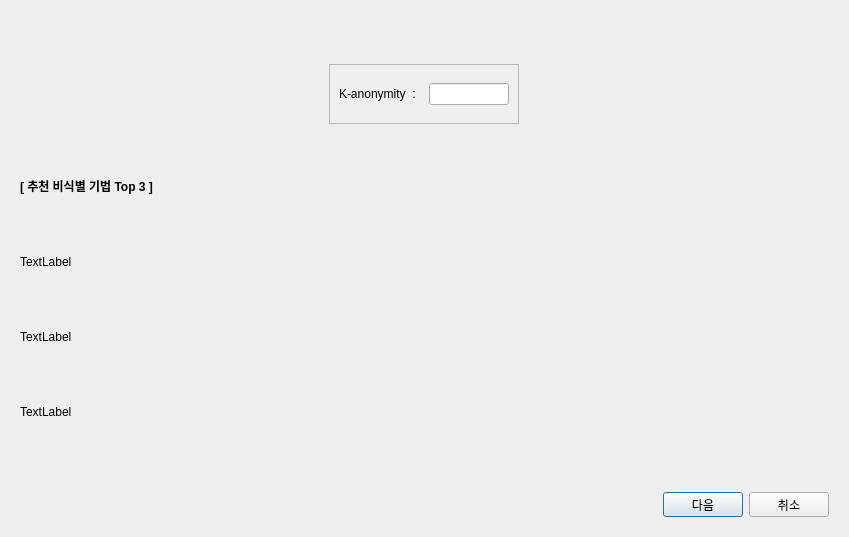
<?xml version="1.0" encoding="UTF-8"?>
<ui version="4.0">
 <class>Dialog</class>
 <widget class="QDialog" name="Dialog">
  <property name="geometry">
   <rect>
    <x>0</x>
    <y>0</y>
    <width>849</width>
    <height>537</height>
   </rect>
  </property>
  <property name="windowTitle">
   <string>Dialog</string>
  </property>
  <layout class="QGridLayout" name="gridLayout">
   <item row="0" column="0">
    <widget class="QStackedWidget" name="stackedWidget">
     <property name="maximumSize">
      <size>
       <width>100000</width>
       <height>8000</height>
      </size>
     </property>
     <property name="inputMethodHints">
      <set>Qt::ImhNone</set>
     </property>
     <property name="currentIndex">
      <number>0</number>
     </property>
     <widget class="QWidget" name="page">
      <layout class="QGridLayout" name="gridLayout_3">
       <item row="1" column="0" alignment="Qt::AlignHCenter">
        <widget class="QFrame" name="frame">
         <property name="sizePolicy">
          <sizepolicy hsizetype="Maximum" vsizetype="Maximum">
           <horstretch>0</horstretch>
           <verstretch>0</verstretch>
          </sizepolicy>
         </property>
         <property name="maximumSize">
          <size>
           <width>1000</width>
           <height>60</height>
          </size>
         </property>
         <property name="frameShape">
          <enum>QFrame::StyledPanel</enum>
         </property>
         <property name="frameShadow">
          <enum>QFrame::Raised</enum>
         </property>
         <layout class="QGridLayout" name="gridLayout_2">
          <item row="0" column="0">
           <widget class="QLabel" name="label">
            <property name="maximumSize">
             <size>
              <width>300</width>
              <height>30</height>
             </size>
            </property>
            <property name="text">
             <string>K-anonymity  :  </string>
            </property>
            <property name="margin">
             <number>10</number>
            </property>
           </widget>
          </item>
          <item row="0" column="1">
           <widget class="QLineEdit" name="lineEdit_k">
            <property name="maximumSize">
             <size>
              <width>80</width>
              <height>16777215</height>
             </size>
            </property>
           </widget>
          </item>
         </layout>
        </widget>
       </item>
       <item row="0" column="0">
        <layout class="QHBoxLayout" name="horizontalLayout_groupbox"/>
       </item>
       <item row="5" column="0">
        <widget class="QLabel" name="label_4">
         <property name="maximumSize">
          <size>
           <width>1000</width>
           <height>25</height>
          </size>
         </property>
         <property name="text">
          <string>TextLabel</string>
         </property>
        </widget>
       </item>
       <item row="3" column="0">
        <widget class="QLabel" name="label_2">
         <property name="maximumSize">
          <size>
           <width>1000</width>
           <height>25</height>
          </size>
         </property>
         <property name="text">
          <string>TextLabel</string>
         </property>
        </widget>
       </item>
       <item row="4" column="0">
        <widget class="QLabel" name="label_3">
         <property name="maximumSize">
          <size>
           <width>1000</width>
           <height>25</height>
          </size>
         </property>
         <property name="text">
          <string>TextLabel</string>
         </property>
        </widget>
       </item>
       <item row="2" column="0">
        <widget class="QLabel" name="label_5">
         <property name="maximumSize">
          <size>
           <width>1000</width>
           <height>25</height>
          </size>
         </property>
         <property name="text">
          <string>&lt;html&gt;&lt;head/&gt;&lt;body&gt;&lt;p&gt;&lt;span style=&quot; font-weight:600;&quot;&gt;[ 추천 비식별 기법 Top 3 ]&lt;/span&gt;&lt;/p&gt;&lt;/body&gt;&lt;/html&gt;</string>
         </property>
        </widget>
       </item>
      </layout>
     </widget>
     <widget class="QWidget" name="page_2">
      <layout class="QVBoxLayout" name="verticalLayout"/>
     </widget>
    </widget>
   </item>
   <item row="4" column="0" alignment="Qt::AlignRight">
    <widget class="QFrame" name="horizontalFrame">
     <property name="maximumSize">
      <size>
       <width>1000</width>
       <height>40</height>
      </size>
     </property>
     <property name="contextMenuPolicy">
      <enum>Qt::NoContextMenu</enum>
     </property>
     <property name="layoutDirection">
      <enum>Qt::LeftToRight</enum>
     </property>
     <property name="frameShadow">
      <enum>QFrame::Plain</enum>
     </property>
     <layout class="QHBoxLayout" name="horizontalLayout_2">
      <property name="sizeConstraint">
       <enum>QLayout::SetFixedSize</enum>
      </property>
      <item>
       <widget class="QPushButton" name="next_button">
        <property name="sizePolicy">
         <sizepolicy hsizetype="Minimum" vsizetype="Minimum">
          <horstretch>0</horstretch>
          <verstretch>0</verstretch>
         </sizepolicy>
        </property>
        <property name="maximumSize">
         <size>
          <width>80</width>
          <height>25</height>
         </size>
        </property>
        <property name="layoutDirection">
         <enum>Qt::RightToLeft</enum>
        </property>
        <property name="text">
         <string>다음</string>
        </property>
       </widget>
      </item>
      <item>
       <widget class="QPushButton" name="cancel_button">
        <property name="sizePolicy">
         <sizepolicy hsizetype="Minimum" vsizetype="Minimum">
          <horstretch>0</horstretch>
          <verstretch>0</verstretch>
         </sizepolicy>
        </property>
        <property name="maximumSize">
         <size>
          <width>80</width>
          <height>25</height>
         </size>
        </property>
        <property name="focusPolicy">
         <enum>Qt::StrongFocus</enum>
        </property>
        <property name="layoutDirection">
         <enum>Qt::RightToLeft</enum>
        </property>
        <property name="text">
         <string>취소</string>
        </property>
       </widget>
      </item>
     </layout>
    </widget>
   </item>
  </layout>
 </widget>
 <resources/>
 <connections/>
</ui>
